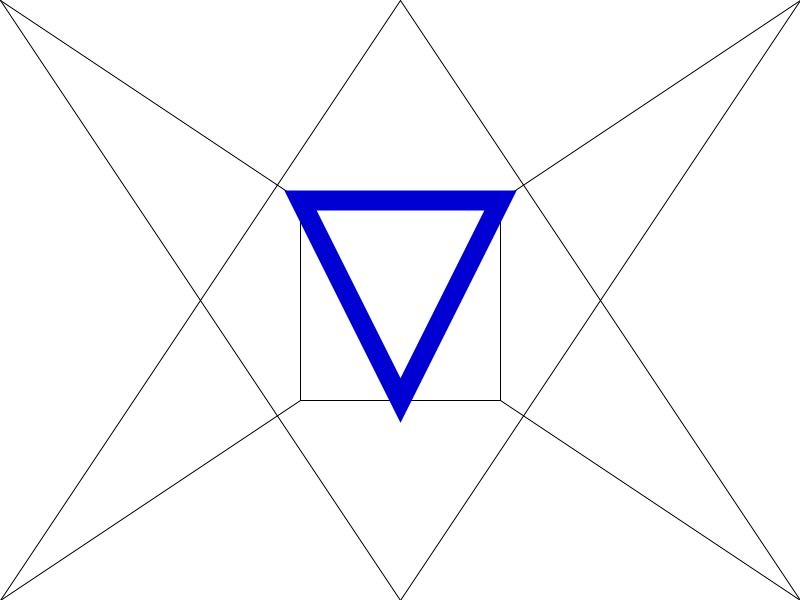
Frame 1 (no input)
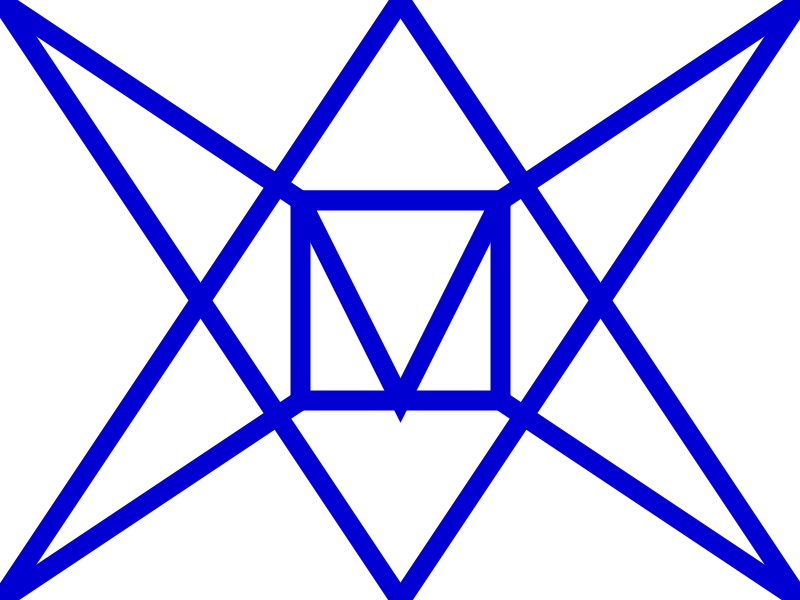
Frame 60 (the mouse pressed at the canvas centre just before this capture)
Frame 120 (the mouse held since frame 60 and released just before this capture): identical to frame 60, image omitted

The Processing sketch that drew these frames (run headless with seeded random() and noise(); from frame 60 on, the mouse is pressed at the canvas centre):

// Processing sketch: LPOO_30del3_Practica
// ── LPOO_30del3_Practica.pde
void setup(){
size(800,600);


}; 

void draw(){
background(255, 255, 255);
float w = width, h = height;
float rw = 200, rh = 200;

//cuadrado
rect(w/2 - rw/2, h/2 - rh/2, rw, rh);

//puntos definidos del cuadrado
float resq1w = w/2 - rw/2, 
resq1h = h/2 - rh/2,

resq2w = resq1w + rw,
resq2h = resq1h,

resq3w = resq1w,
resq3h = resq1h + rh,

resq4w = resq1w + rw,
resq4h = resq1h + rh;

//lineas
line(0, 0, resq1w, resq1h);
line(0, h, resq3w, resq3h);
line(w, 0, resq2w, resq2h);
line(w, h, resq4w, resq4h);

line(w, 0, w/2, h);
line(0, 0, w/2, h);

line(0, h, w/2, 0);
line(w, h, w/2, 0);

stroke(0, 0, 210);
strokeWeight(20);

//triangulo
triangle(resq1w, resq1h, resq2w, resq2h, resq3w + rw/2, resq3h);

};
